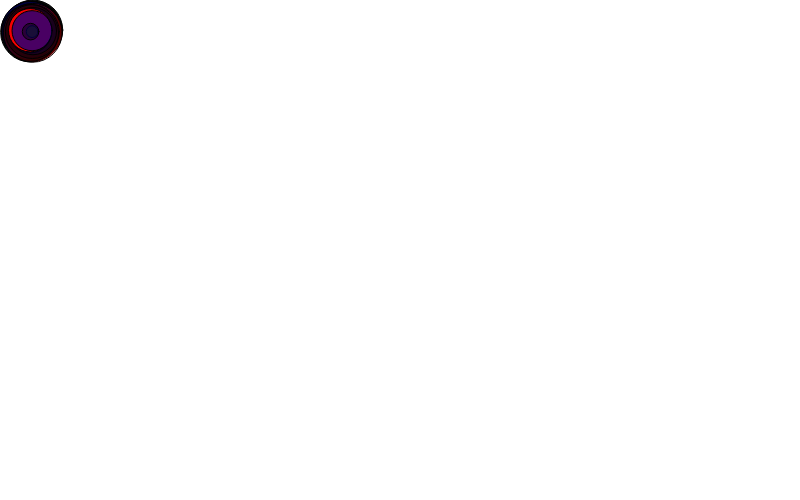
Frame 1 (no input)
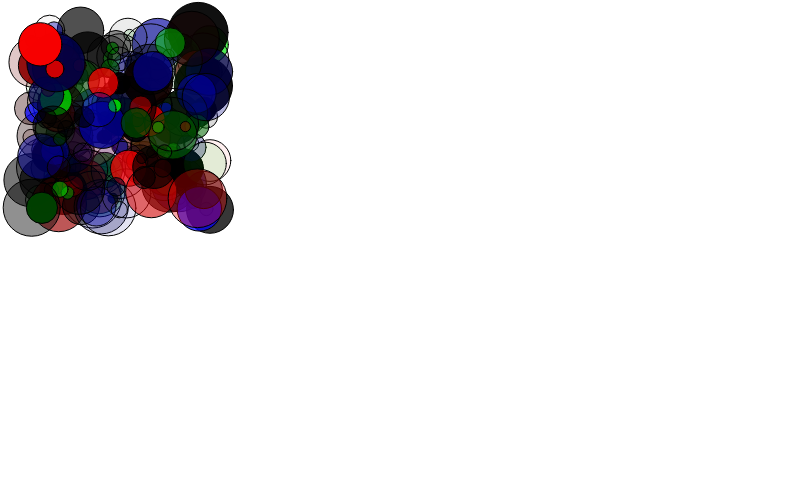
Frame 60 (no input)
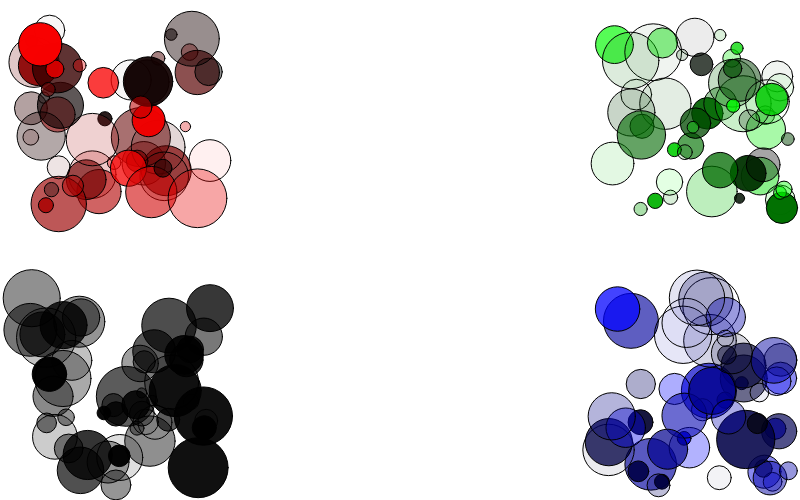
Frame 120 (the mouse pressed at the canvas centre since frame 60)

The p5.js sketch that drew these frames (run headless with seeded random() and noise() and a simulated clock; from frame 60 on, the mouse is pressed at the canvas centre):

// p5.js sketch
// ── sketch.js
// Learning Processing
// Daniel Shiffman
// http://www.learningprocessing.com
// Adapted for P5JS by Chandru Narayan
// Bush School
// Example: Two Bubble objects

let myBubble1, myBubble2; // Two bubble objects!
let bubbles = []; // A Bubble Array
let maxBubb = 200;
let maxRad = 30;

function randomColor() {
  return color(random(255), random(255), random(255), random(255));
}

function redColor() {
  return color(random(255), 0, 0, random(255));
}

function greenColor() {
  return color(0, random(255), 0, random(255));
}

function blueColor() {
  return color(0, 0, random(255), random(255));
}

function noColor() {
  return color(0, 0, 0, random(255));
}

function setup() {
  createCanvas(800, 500);
  for (let i = 0, theColor; i < maxBubb; i++) {
    if (i % 4 === 0) theColor = redColor();
    else if (i % 4 === 1) theColor = greenColor();
    else if (i % 4 === 2) theColor = blueColor();
    else theColor = noColor();
    bubbles[i] = new Bubble(theColor, random(5, maxRad), maxRad, maxRad, random(3), random(3));
  }
}

function draw() {
  background(255);
  for (i = 0; i < maxBubb; i++) {
    bubbles[i].move();
    bubbles[i].display();
  }
}

function Bubble(tempC, tempRad, tempXpos, tempYpos, tempXspd, tempYspd) { // The Constructor is defined with arguments.
  this.c = tempC;
  this.rad = tempRad;
  this.xpos = tempXpos;
  this.ypos = tempYpos;
  this.xspd = tempXspd;
  this.yspd = tempYspd;
  this.xdir = 1;
  this.ydir = 1;

  this.display = function() {
    stroke(0);
    fill(this.c);
    rectMode(CENTER);
    ellipseMode(RADIUS);
    ellipse(this.xpos, this.ypos, this.rad);
  }

  this.move = function() {
    this.xpos += this.xspd * this.xdir;
    this.ypos += this.yspd * this.ydir;

    if (this.xpos > width - this.rad || this.xpos < this.rad) {
      this.xdir *= -1;
    }
    if (this.ypos > height - this.rad || this.ypos < this.rad) {
      this.ydir *= -1;
    }
  }

  this.jitter = function() {
    this.xpos += random(-this.xspd, this.xspd);
    this.ypos += random(-this.yspd, this.yspd);

    if (this.xpos > width - this.rad) {
      this.xpos = width;
    } else if (this.ypos > height - this.rad) {
      this.ypos = 0;
    }
  }

}

function mousePressed() {
  for (i = 0; i < maxBubb; i++) {
    bCol = splitTokens(bubbles[i].c.toString(), '(,');
    if (bCol[1] > 0) { //red color
      bubbles[i].xpos = maxRad;
      bubbles[i].ypos = maxRad;
    } else if (bCol[2] > 0) { //green color
      bubbles[i].xpos = width - maxRad;
      bubbles[i].ypos = maxRad;
    } else if (bCol[3] > 0) { //blue color
      bubbles[i].xpos = width - maxRad;
      bubbles[i].ypos = height - maxRad;
    } else { //no color
      bubbles[i].xpos = maxRad;
      bubbles[i].ypos = height - maxRad;
    }
  }
}
